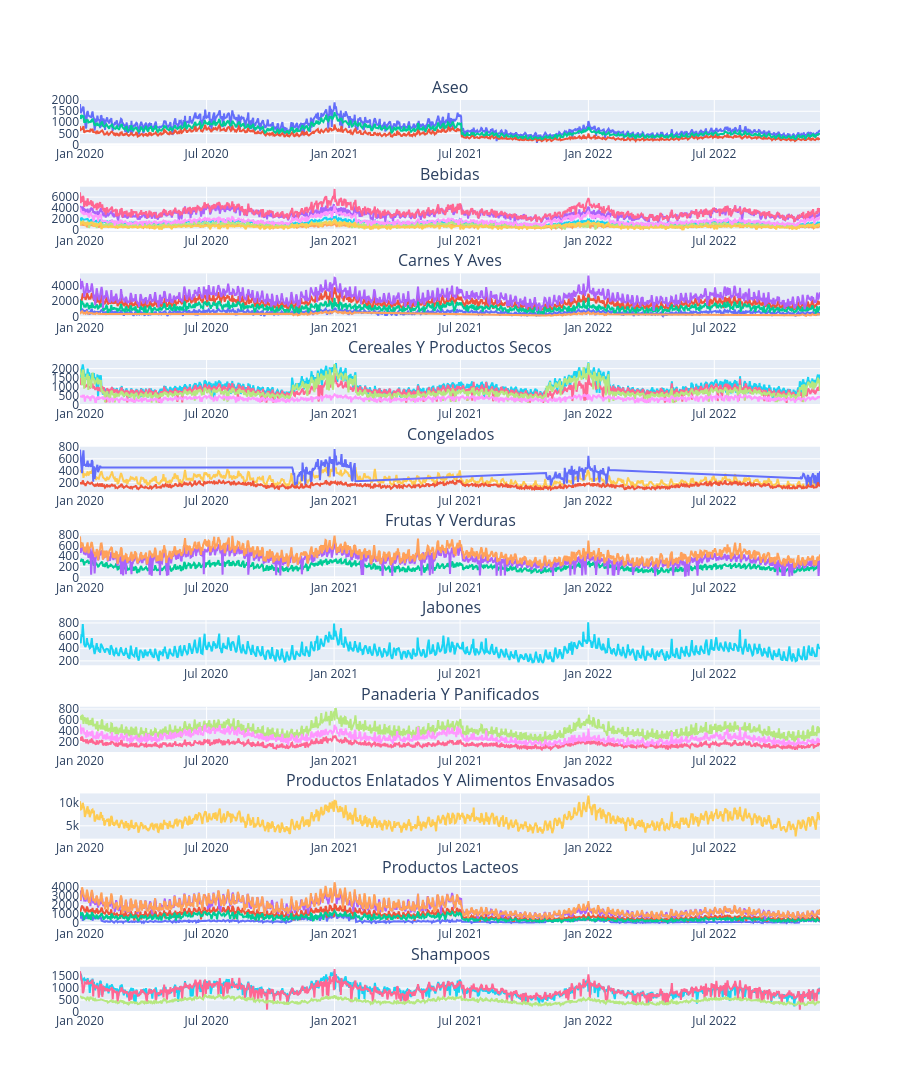

Notebook code cell kept with this figure:
### Code cell
categories = demanda_per_cat_subcat["categoria"].unique()
categories_pretty = [cat.replace("_", " ").title() for cat in categories]

fig = make_subplots(rows=len(categories), cols=1, subplot_titles=categories_pretty)

for i, category in enumerate(categories):
    # tomar data solo de la categoría actual
    data = demanda_per_cat_subcat[
        demanda_per_cat_subcat["categoria"] == category
    ].sort_values("date")
    subcategories = data["subcategoria"].unique()

    for subcategory in subcategories:
        subcat_data = data[data["subcategoria"] == subcategory]
        fig.add_trace(
            go.Scatter(
                x=subcat_data["date"],
                y=subcat_data["demanda"],
                name=subcategory,
                hovertext=subcat_data["subcategoria"],
            ),
            row=i + 1,
            col=1,
        )

fig.update_layout(height=200 * len(categories), showlegend=False)
fig.show()

### Figure 1 — Plotly figure (JSON) as saved in the notebook; plotly's stock layout.template omitted (floating-point values rounded to 4 significant figures; data arrays with more than 128 entries replaced by an {"elided": "..."} marker saying what was removed)
{"data": [{"hovertext": {"elided": "1065 str values"}, "name": "Cuidado personal", "type": "scatter", "x": {"elided": "1065 str values"}, "xaxis": "x", "y": {"elided": "1065 int values"}, "yaxis": "y"}, {"hovertext": {"elided": "1023 str values"}, "name": "Desconocido", "type": "scatter", "x": {"elided": "1023 str values"}, "xaxis": "x", "y": {"elided": "1023 int values"}, "yaxis": "y"}, {"hovertext": {"elided": "1006 str values"}, "name": "Limpieza general", "type": "scatter", "x": {"elided": "1006 str values"}, "xaxis": "x", "y": {"elided": "1006 int values"}, "yaxis": "y"}, {"hovertext": {"elided": "1065 str values"}, "name": "Agua", "type": "scatter", "x": {"elided": "1065 str values"}, "xaxis": "x2", "y": {"elided": "1065 int values"}, "yaxis": "y2"}, {"hovertext": {"elided": "1065 str values"}, "name": "Cerveza Nacional", "type": "scatter", "x": {"elided": "1065 str values"}, "xaxis": "x2", "y": {"elided": "1065 int values"}, "yaxis": "y2"}, {"hovertext": {"elided": "1065 str values"}, "name": "Licor Nacional", "type": "scatter", "x": {"elided": "1065 str values"}, "xaxis": "x2", "y": {"elided": "1065 int values"}, "yaxis": "y2"}, {"hovertext": {"elided": "1065 str values"}, "name": "Gaseosa", "type": "scatter", "x": {"elided": "1065 str values"}, "xaxis": "x2", "y": {"elided": "1065 int values"}, "yaxis": "y2"}, {"hovertext": {"elided": "1065 str values"}, "name": "Desconocido", "type": "scatter", "x": {"elided": "1065 str values"}, "xaxis": "x2", "y": {"elided": "1065 int values"}, "yaxis": "y2"}, {"hovertext": {"elided": "1065 str values"}, "name": "Vinos", "type": "scatter", "x": {"elided": "1065 str values"}, "xaxis": "x2", "y": {"elided": "1065 int values"}, "yaxis": "y2"}, {"hovertext": {"elided": "1065 str values"}, "name": "Cerveza Internacional", "type": "scatter", "x": {"elided": "1065 str values"}, "xaxis": "x2", "y": {"elided": "1065 int values"}, "yaxis": "y2"}, {"hovertext": {"elided": "1062 str values"}, "name": "Cerdo", "type": "scatter", "x": {"elided": "1062 str values"}, "xaxis": "x3", "y": {"elided": "1062 int values"}, "yaxis": "y3"}, {"hovertext": {"elided": "1065 str values"}, "name": "Res", "type": "scatter", "x": {"elided": "1065 str values"}, "xaxis": "x3", "y": {"elided": "1065 int values"}, "yaxis": "y3"}, {"hovertext": {"elided": "1065 str values"}, "name": "Pavo", "type": "scatter", "x": {"elided": "1065 str values"}, "xaxis": "x3", "y": {"elided": "1065 int values"}, "yaxis": "y3"}, {"hovertext": {"elided": "1065 str values"}, "name": "Pollo", "type": "scatter", "x": {"elided": "1065 str values"}, "xaxis": "x3", "y": {"elided": "1065 int values"}, "yaxis": "y3"}, {"hovertext": {"elided": "238 str values"}, "name": "Desconocido", "type": "scatter", "x": {"elided": "238 str values"}, "xaxis": "x3", "y": {"elided": "238 int values"}, "yaxis": "y3"}, {"hovertext": {"elided": "1065 str values"}, "name": "Arroz", "type": "scatter", "x": {"elided": "1065 str values"}, "xaxis": "x4", "y": {"elided": "1065 int values"}, "yaxis": "y4"}, {"hovertext": {"elided": "1058 str values"}, "name": "Pasta", "type": "scatter", "x": {"elided": "1058 str values"}, "xaxis": "x4", "y": {"elided": "1058 int values"}, "yaxis": "y4"}, {"hovertext": {"elided": "1062 str values"}, "name": "Legumbres", "type": "scatter", "x": {"elided": "1062 str values"}, "xaxis": "x4", "y": {"elided": "1062 int values"}, "yaxis": "y4"}, {"hovertext": {"elided": "1060 str values"}, "name": "Frutos secos", "type": "scatter", "x": {"elided": "1060 str values"}, "xaxis": "x4", "y": {"elided": "1060 int values"}, "yaxis": "y4"}, {"hovertext": {"elided": "1003 str values"}, "name": "Desconocido", "type": "scatter", "x": {"elided": "1003 str values"}, "xaxis": "x5", "y": {"elided": "1003 int values"}, "yaxis": "y5"}, {"hovertext": {"elided": "245 str values"}, "name": "Vegetales", "type": "scatter", "x": {"elided": "245 str values"}, "xaxis": "x5", "y": {"elided": "245 int values"}, "yaxis": "y5"}, {"hovertext": {"elided": "1010 str values"}, "name": "Helados", "type": "scatter", "x": {"elided": "1010 str values"}, "xaxis": "x5", "y": {"elided": "1010 int values"}, "yaxis": "y5"}, {"hovertext": {"elided": "1023 str values"}, "name": "Desconocido", "type": "scatter", "x": {"elided": "1023 str values"}, "xaxis": "x6", "y": {"elided": "1023 int values"}, "yaxis": "y6"}, {"hovertext": {"elided": "1062 str values"}, "name": "Enlatadas", "type": "scatter", "x": {"elided": "1062 str values"}, "xaxis": "x6", "y": {"elided": "1062 int values"}, "yaxis": "y6"}, {"hovertext": {"elided": "1015 str values"}, "name": "Frescas", "type": "scatter", "x": {"elided": "1015 str values"}, "xaxis": "x6", "y": {"elided": "1015 int values"}, "yaxis": "y6"}, {"hovertext": {"elided": "998 str values"}, "name": "Antibacterial", "type": "scatter", "x": {"elided": "998 str values"}, "xaxis": "x7", "y": {"elided": "998 int values"}, "yaxis": "y7"}, {"hovertext": {"elided": "1019 str values"}, "name": "Desconocido", "type": "scatter", "x": {"elided": "1019 str values"}, "xaxis": "x8", "y": {"elided": "1019 int values"}, "yaxis": "y8"}, {"hovertext": {"elided": "1019 str values"}, "name": "Integral", "type": "scatter", "x": {"elided": "1019 str values"}, "xaxis": "x8", "y": {"elided": "1019 int values"}, "yaxis": "y8"}, {"hovertext": {"elided": "1004 str values"}, "name": "Otros", "type": "scatter", "x": {"elided": "1004 str values"}, "xaxis": "x8", "y": {"elided": "1004 int values"}, "yaxis": "y8"}, {"hovertext": {"elided": "1065 str values"}, "name": "Desconocido", "type": "scatter", "x": {"elided": "1065 str values"}, "xaxis": "x9", "y": {"elided": "1065 int values"}, "yaxis": "y9"}, {"hovertext": {"elided": "1062 str values"}, "name": "Crema", "type": "scatter", "x": {"elided": "1062 str values"}, "xaxis": "x10", "y": {"elided": "1062 int values"}, "yaxis": "y10"}, {"hovertext": {"elided": "1064 str values"}, "name": "Desconocido", "type": "scatter", "x": {"elided": "1064 str values"}, "xaxis": "x10", "y": {"elided": "1064 int values"}, "yaxis": "y10"}, {"hovertext": {"elided": "1059 str values"}, "name": "Yogur", "type": "scatter", "x": {"elided": "1059 str values"}, "xaxis": "x10", "y": {"elided": "1059 int values"}, "yaxis": "y10"}, {"hovertext": {"elided": "1065 str values"}, "name": "Leche", "type": "scatter", "x": {"elided": "1065 str values"}, "xaxis": "x10", "y": {"elided": "1065 int values"}, "yaxis": "y10"}, {"hovertext": {"elided": "1065 str values"}, "name": "Queso", "type": "scatter", "x": {"elided": "1065 str values"}, "xaxis": "x10", "y": {"elided": "1065 int values"}, "yaxis": "y10"}, {"hovertext": {"elided": "1065 str values"}, "name": "Acondicionador", "type": "scatter", "x": {"elided": "1065 str values"}, "xaxis": "x11", "y": {"elided": "1065 int values"}, "yaxis": "y11"}, {"hovertext": {"elided": "1064 str values"}, "name": "Hidratante", "type": "scatter", "x": {"elided": "1064 str values"}, "xaxis": "x11", "y": {"elided": "1064 int values"}, "yaxis": "y11"}, {"hovertext": {"elided": "995 str values"}, "name": "Desconocido", "type": "scatter", "x": {"elided": "995 str values"}, "xaxis": "x11", "y": {"elided": "995 int values"}, "yaxis": "y11"}], "layout": {"annotations": [{"font": {"size": 16}, "showarrow": false, "text": "Aseo", "x": 0.5, "xanchor": "center", "xref": "paper", "y": 1.0, "yanchor": "bottom", "yref": "paper"}, {"font": {"size": 16}, "showarrow": false, "text": "Bebidas", "x": 0.5, "xanchor": "center", "xref": "paper", "y": 0.905, "yanchor": "bottom", "yref": "paper"}, {"font": {"size": 16}, "showarrow": false, "text": "Carnes Y Aves", "x": 0.5, "xanchor": "center", "xref": "paper", "y": 0.8099, "yanchor": "bottom", "yref": "paper"}, {"font": {"size": 16}, "showarrow": false, "text": "Cereales Y Productos Secos", "x": 0.5, "xanchor": "center", "xref": "paper", "y": 0.7149, "yanchor": "bottom", "yref": "paper"}, {"font": {"size": 16}, "showarrow": false, "text": "Congelados", "x": 0.5, "xanchor": "center", "xref": "paper", "y": 0.6198, "yanchor": "bottom", "yref": "paper"}, {"font": {"size": 16}, "showarrow": false, "text": "Frutas Y Verduras", "x": 0.5, "xanchor": "center", "xref": "paper", "y": 0.5248, "yanchor": "bottom", "yref": "paper"}, {"font": {"size": 16}, "showarrow": false, "text": "Jabones", "x": 0.5, "xanchor": "center", "xref": "paper", "y": 0.4298, "yanchor": "bottom", "yref": "paper"}, {"font": {"size": 16}, "showarrow": false, "text": "Panaderia Y Panificados", "x": 0.5, "xanchor": "center", "xref": "paper", "y": 0.3347, "yanchor": "bottom", "yref": "paper"}, {"font": {"size": 16}, "showarrow": false, "text": "Productos Enlatados Y Alimentos Envasados", "x": 0.5, "xanchor": "center", "xref": "paper", "y": 0.2397, "yanchor": "bottom", "yref": "paper"}, {"font": {"size": 16}, "showarrow": false, "text": "Productos Lacteos", "x": 0.5, "xanchor": "center", "xref": "paper", "y": 0.1446, "yanchor": "bottom", "yref": "paper"}, {"font": {"size": 16}, "showarrow": false, "text": "Shampoos", "x": 0.5, "xanchor": "center", "xref": "paper", "y": 0.04959, "yanchor": "bottom", "yref": "paper"}], "height": 2200, "showlegend": false, "xaxis": {"anchor": "y", "domain": [0, 1]}, "xaxis10": {"anchor": "y10", "domain": [0, 1]}, "xaxis11": {"anchor": "y11", "domain": [0, 1]}, "xaxis2": {"anchor": "y2", "domain": [0, 1]}, "xaxis3": {"anchor": "y3", "domain": [0, 1]}, "xaxis4": {"anchor": "y4", "domain": [0, 1]}, "xaxis5": {"anchor": "y5", "domain": [0, 1]}, "xaxis6": {"anchor": "y6", "domain": [0, 1]}, "xaxis7": {"anchor": "y7", "domain": [0, 1]}, "xaxis8": {"anchor": "y8", "domain": [0, 1]}, "xaxis9": {"anchor": "y9", "domain": [0, 1]}, "yaxis": {"anchor": "x", "domain": [0.9504, 1.0]}, "yaxis10": {"anchor": "x10", "domain": [0.09504, 0.1446]}, "yaxis11": {"anchor": "x11", "domain": [0, 0.04959]}, "yaxis2": {"anchor": "x2", "domain": [0.8554, 0.905]}, "yaxis3": {"anchor": "x3", "domain": [0.7603, 0.8099]}, "yaxis4": {"anchor": "x4", "domain": [0.6653, 0.7149]}, "yaxis5": {"anchor": "x5", "domain": [0.5702, 0.6198]}, "yaxis6": {"anchor": "x6", "domain": [0.4752, 0.5248]}, "yaxis7": {"anchor": "x7", "domain": [0.3802, 0.4298]}, "yaxis8": {"anchor": "x8", "domain": [0.2851, 0.3347]}, "yaxis9": {"anchor": "x9", "domain": [0.1901, 0.2397]}}}
